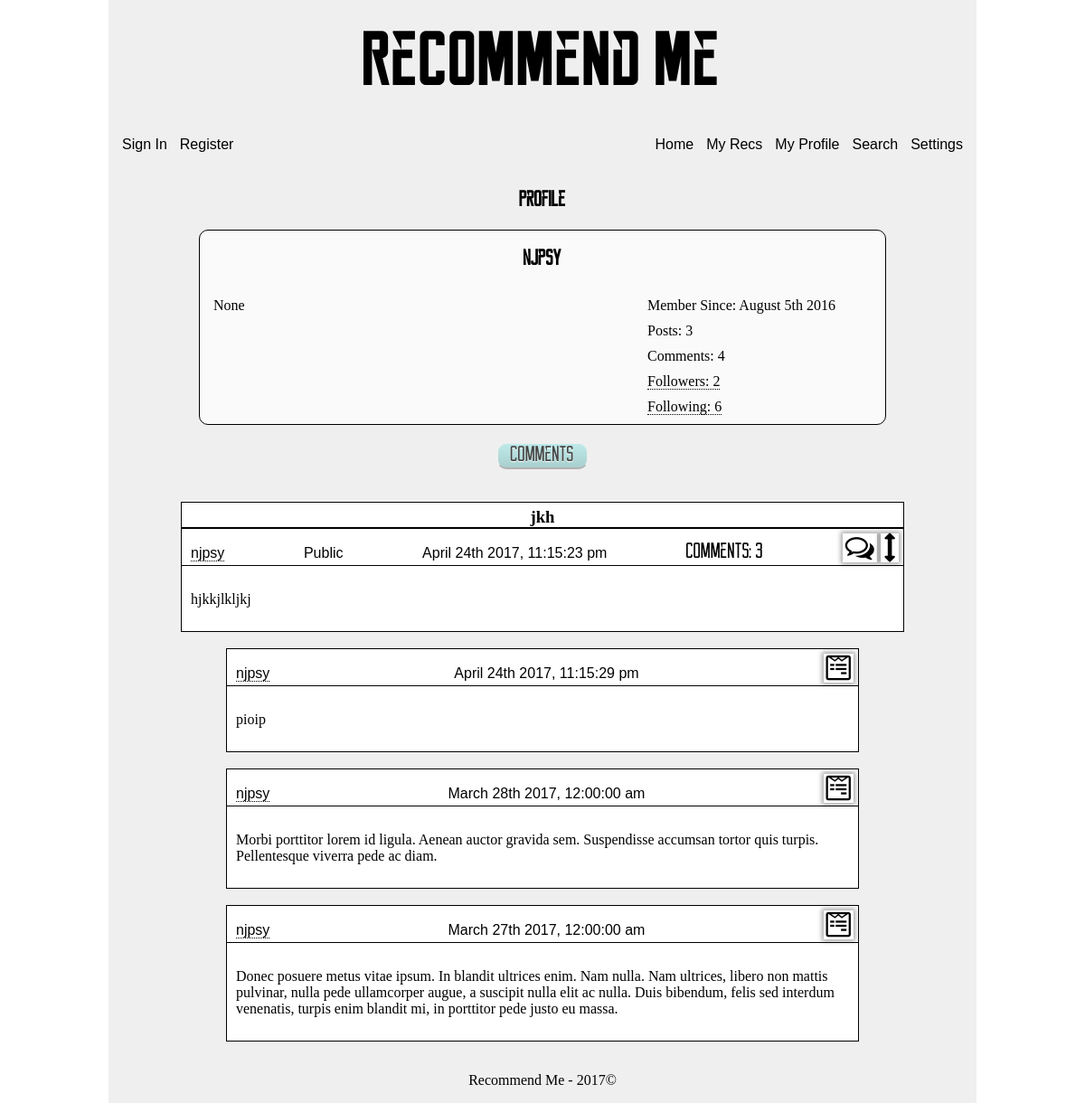
Page /personal/profile/2 on the earlier database version.
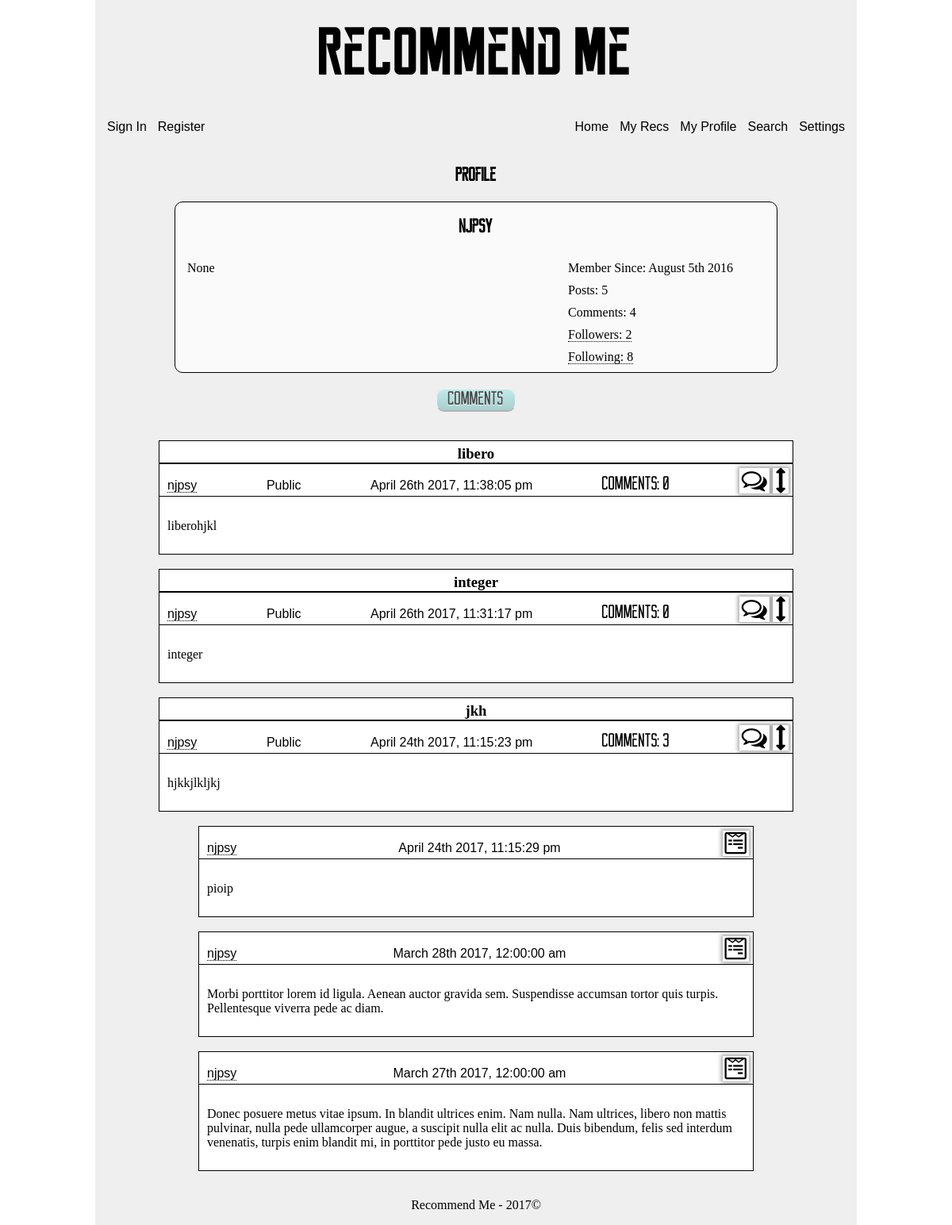
Same page on the later database version.
### app/models.py (models this page shows, shortened)
class User(UserMixin, db.Model):
    __tablename__ = 'user'
    id = db.Column(db.INTEGER, primary_key=True)
    username = db.Column(db.String, unique=True, index=True)
    email = db.Column(db.String, unique=True, index=True)
    about_me = db.Column(db.TEXT)
    api = db.Column(db.String())
    confirmed = db.Column(db.BOOLEAN, default=False)
    display = db.Column(db.INTEGER, default=10)
    invalid_logins = db.Column(db.INTEGER, default=0)
    last_login = db.Column(db.DATETIME, default=datetime.utcnow)
    member_since = db.Column(db.DATETIME, default=datetime.utcnow)
    password_hash = db.Column(db.String(128))
    role_id = db.Column(db.INTEGER, db.ForeignKey('role.id'))
    updates = db.Column(db.BOOLEAN, default=True)
    role = db.relationship('Role', backref=backref('user', lazy='dynamic'))
    @property
    def password(self):
        raise AttributeError('password is hashed')

class Recommendation(db.Model):
    __tablename__ = 'recommendation'
    id = db.Column(db.INTEGER, primary_key=True)
    made_private = db.Column(db.BOOLEAN, default=False)
    new_comment = db.Column(db.BOOLEAN, default=False)
    text = db.Column(db.TEXT)
    timestamp = db.Column(db.DATETIME, index=True, default=datetime.utcnow)
    title = db.Column(db.String(64))
    user_id = db.Column(db.INTEGER, db.ForeignKey('user.id'))
    verification = db.Column(db.INTEGER)
    user = db.relationship('User', backref=backref('recommendation', lazy='dynamic'))
    def prepare_comments(self):
        prep_query = self.comment\
            .filter(Comment.verification > 0)\
            .order_by(desc(Comment.timestamp))
        d_c = prep_query\
            .paginate(1, per_page=5, error_out=False)
        count = prep_query.count()
        return (d_c, count)

class Comment(db.Model):
    __tablename__ = 'comment'
    id = db.Column(db.INTEGER, primary_key=True)
    recommendation_id = db.Column(db.INTEGER, db.ForeignKey('recommendation.id'))
    text = db.Column(db.TEXT)
    timestamp = db.Column(db.DATETIME, index=True, default=datetime.utcnow)
    user_id = db.Column(db.INTEGER, db.ForeignKey('user.id'))
    verification = db.Column(db.INTEGER, default=1)
    recommendation = db.relationship('Recommendation', backref=backref('comment', lazy='dynamic'))
    user = db.relationship('User', backref=backref('comment', lazy='dynamic'))

### app/personal/views.py (the view, shortened to what this page needs)
@personal.route('/profile')
@personal.route('/profile/<int:id>')
def profile(id=-1):
    if id == -1:
        if current_user.is_authenticated:
            id = current_user.id
        else:
            return redirect(url_for('auth.login', next='personal/profile'))
    user = User.query.get(int(id))
    if user is None:
        abort(404)
    com_count = 0
    rec_count = 0
    ver_case = case([(db.true() if current_user.id==id else db.false(), 0),], else_=1)
    display_recs = db.session.query(Recommendation, Relationship)\
        .outerjoin(Relationship, and_(
            Relationship.following == Recommendation.user_id,
            Relationship.follower == current_user.id)
        )\
        .filter(Recommendation.verification>=ver_case, Recommendation.user_id==id)\
        .order_by(desc(Recommendation.timestamp))
    display_comments = user.comment\
        .filter(Comment.verification>0)\
        .order_by(desc(Comment.timestamp))
    display_recs = display_recs\
        .paginate(1, per_page=current_user.display, error_out=False)
    display_comments = display_comments\
        .paginate(1, per_page=current_user.display, error_out=False)
    return render_template('personal/profile.html', user=user, display=display_recs,
        d_c=display_comments, com_count = com_count, rec_count=rec_count)

### app/auth/views.py (called while the page is built)
@auth.before_app_request
def before_request():
    if current_user.is_authenticated and not current_user.confirmed \
        and request.endpoint[:5] != 'auth.' and request.endpoint != 'static':
        return redirect(url_for('auth.unconfirmed'))

### app/models.py (called while the page is built)
    def is_moderator(self):
        return False

### manage.py (called while the page is built)
@app.url_defaults
def hashed_static_file(endpoint, values):
    if 'static' == endpoint or endpoint.endswith('.static'):
        filename = values.get('filename')
        if filename:
            blueprint = request.blueprint
            if '.' in endpoint:  # blueprint
                blueprint = endpoint.rsplit('.', 1)[0]
            static_folder = app.static_folder
            if blueprint and app.blueprints[blueprint].static_folder:
                static_folder = app.blueprints[blueprint].static_folder
            fp = os.path.join(static_folder, filename)
            if os.path.exists(fp):
                values['_'] = int(os.stat(fp).st_mtime)

### app/templates/personal/profile.html (shortened to what this page needs)
<!DOCTYPE html>
{% extends 'abstract/one-column.html' %}
{% block head %}
  {{super()}}
  <link href="{{url_for('static', filename='css/personal/profile.css')}}" type='text/css', rel='stylesheet'/>
{% endblock %}
{% block maincontent %}
  <h2>Profile</h2>
  <div class='profile-box'>
    <h2>{{user.username}}</h2>
    <div class='profile-left'>
      <p class='post-text'>{{user.about_me}}</p>
    </div>
    <div class='profile-right'>
      <p>Member Since: {{moment(user.member_since).format("MMMM Do YYYY")}}</p>
      <p>Posts: {{user.recommendation.count()}}</p>
      <p>Comments: {{user.comment.count()}}</p>
      <p>
        <a href="{{url_for('personal.followers', id=user.id)}}">
          Followers: <span class='follower-count'>{{user.follower.count()}}</span>
        </a>
      </p>
      <p>
        <a href="{{url_for('personal.following', id=user.id)}}">
          Following: {{user.following.count()}}
        </a>
      </p>
    </div>
  </div>
  <div class='button-div'>
    <button class='reckoner button-width-set' id='submit'>Comments</button>
  </div>
  {% endblock %}
{% block supplemental %}
  <br/>
  <br/>
  {{rec_macro.initialize_recs(display, moment, current_user)}}
  {{comment_macro.initialize_comments(d_c, moment, current_user)}}
{% endblock %}

### app/templates/abstract/one-column.html
<!DOCTYPE html>
{% extends 'abstract/base.html' %}
{% block content %}
  <div id='maincontent-one'>
    {% block maincontent %}
    {% endblock %}
  </div>
  <div id='supplemental'>
    {% block supplemental %}
    {% endblock %}
  </div>
{% endblock %}

### app/templates/abstract/base.html (shortened to what this page needs)
<!DOCTYPE html>
<html lang='en'>
  {% import 'macros/comment-macro.html' as comment_macro %}
  {% import 'macros/flash-macro.html' as flash_macro %}
  {% import 'macros/relationship-macro.html' as relationship_macro %}
  {% import 'macros/rec-macro.html' as rec_macro %}
  {% if current_user.is_moderator %}
    {% import 'macros/moderator/mod-comment-macro.html' as mod_comment_macro %}
    {% import 'macros/moderator/mod-rec-macro.html' as mod_rec_macro %}
  {% endif %}
  <head>
    {% block head %}
      <link href="{{url_for('static', filename='css/abstract/base.css')}}" type='text/css' rel='stylesheet'/>
      <link href="{{url_for('static', filename='css/macros/flash.css')}}" type='text/css' rel='stylesheet'/>
      <link href="{{url_for('static', filename='css/abstract/rec-comment.css')}}" type='text/css', rel='stylesheet'/>
      <link href="{{url_for('static', filename='css/abstract/form.css')}}" type='text/css', rel='stylesheet'/>
      <link href="{{url_for('static', filename='css/speciality/font-awesome.min.css')}}" type='text/css', rel='stylesheet'/>
    {% endblock %}
  </head>
  <body>
    <header>
      {% block header %}
        <hgroup>
          <h1>Recommend Me</h1>
        </hgroup>
        <nav>
          <ul class='sign-in'>
            {% if current_user.is_authenticated %}
              <p>{{current_user.username}}</p>
              <a href="{{url_for('auth.logout')}}">Sign Out</a>
            {% else %}
              <a href="{{url_for('auth.login')}}">Sign In</a>
              <a href="{{url_for('auth.subscribe')}}">Register</a>
            {% endif %}
          </ul>
          <ul class='nav-bar'>
            <li><a href="{{url_for('main.index')}}">Home</a></li>
            <li><a href="{{url_for('personal.post')}}">My Recs</a></li>
            <div class='submenu-container'>
              <li class='submenu-header'><a href="{{url_for('personal.profile')}}">My Profile</a></li>
            </div>
            <div class='submenu-container'>
              <li class='submenu-header'><a href="{{url_for('main.search')}}">Search</a></li>
            </div>
            <div class='submenu-container'>
              <li class='submenu-header'><a href="{{url_for('personal.update', next=request.url)}}">Settings</a></li>
            </div>
          </ul>
        </nav>
      {% endblock %}
    </header>
    <div id='content'>
      {% block content %}
      {% endblock %}
    </div>
    <footer>
      {% block footer %}
        <p>Recommend Me - 2017&#169</p>
      {% endblock %}
    </footer>
  </body>
</html

### app/templates/macros/comment-macro.html (shortened to what this page needs)
{% macro render_comment(com, moment, current_user, link=request.url) %}
  <div class='single-post'>
    <div class='post-header'>
      <ul class='post-header-list'>
        <li>
          <a href="{{url_for('personal.profile', id=com.user_id)}}">
            {{com.user.username}}
          </a>
        </li>
        <li>
          {{moment(com.timestamp).format('MMMM Do YYYY, h:mm:ss a')}}
        </li>
        <li>
          <a class='icon-link' href="{{url_for('main.highlight', id=com.recommendation_id)}}">
            <i class='font-link fa fa-wpforms fa-2x'></i>
          </a>
        </li>
      </ul>
    </div>
    <p class='post-text'>
      {{com.text}}
    </p>
  </div>
  <br/>
{% endmacro %}
{% macro initialize_comments(d_c, moment, current_user, link=request.url) %}
  <div class='list-comments'>
    {{ajax(d_c, moment, current_user, link)}}
  </div>
{% endmacro %}
{% macro ajax(d_c, moment, current_user, link=request.url) %}
  {% for com in d_c.items %}
    {{render_comment(com, moment, current_user, link)}}
  {% endfor %}
{% endmacro %}

### app/templates/macros/relationship-macro.html (shortened to what this page needs)
{% import 'macros/rec-macro.html' as rec_macro %}

### app/templates/macros/rec-macro.html (shortened to what this page needs)
{% import 'macros/comment-macro.html' as comment_macro %}
{% macro render_rec(rec2, count, moment, current_user, attributes=True, link=request.url) %}
  <div class='single-post'>
    {% set rec, follow = rec2 %}
    <a href="{{url_for('main.highlight', id=rec.id)}}">
      <h3 class='rec-title'>{{rec.title}}</h3>
    </a>
    <div class='post-header'>
      <ul class='post-header-list'>
        <li>
          <a href="{{url_for('personal.profile', id=rec.user_id)}}">
            {{rec.user.username}}
          </a>
        </li>
        <li>
          {% if rec.verification != 0 %}
            Public
          {% else %}
            Private
          {% endif %}
        </li>
        <li>
          {{moment(rec.timestamp).format('MMMM Do YYYY, h:mm:ss a')}}
        </li>
        <li class='reckoner'>
          Comments: {{count}}
        </li>
        {% if attributes or rec.user_id==current_user.id %}
          <li>
            {% if attributes %}
              <i id='{{rec.id}}' class='{{link}} font-link toggle-comments fa fa-comments-o fa-2x'></i>
              <i class='font-link toggle-show fa fa-arrows-v fa-2x'></i>
            {% endif %}
          </li>
        {% endif %}
      </ul>
    </div>
    <p class='post-text'>
      {{rec.text}}
    </p>
  </div>
  <br/>
{% endmacro %}
{% macro initialize_recs(display, moment, current_user, attributes=True) %}
  <div class='list-recs'>
    {{ajax(display, moment, current_user, attributes)}}
  </div>
{% endmacro %}
{% macro ajax(display, moment, current_user, attributes=True, link=request.url) %}
  {% for rec in display.items %}
    {{single_rec(rec, moment, current_user, attributes, link, in_comments=True)}}
  {% endfor %}
{% endmacro %}
{% macro single_rec(rec, moment, current_user, attributes=True, link=request.url, in_comments=True) %}
  {% set comments, count = rec[0].prepare_comments() %}
  {{render_rec(rec, count, moment, current_user, attributes, link)}}
{% endmacro %}

### app/templates/macros/moderator/mod-comment-macro.html (shortened to what this page needs)
{% import 'macros/comment-macro.html' as comment_macro %}

### app/templates/macros/moderator/mod-rec-macro.html (shortened to what this page needs)
{% import 'macros/rec-macro.html' as rec_macro %}

### app/static/css/abstract/base.css (style rules this page uses)
body { font-family: Georgia, 'Times New Roman', serif; margin: 0px auto; width: 960px; }
header, #content, footer { background-color: #efefef; }
#content, footer { height: 100%; overflow: auto; }
#maincontent-one, .w760 { margin: 0px 100px; width: 760px; }
header { padding: 10px 10px 15px 10px; }
footer { clear: both; text-align: center; }
a { border-bottom: 1px dotted black; color: inherit; text-decoration: none; }
hgroup { font-family: 'reckoner_bold', Impact, fantasy; font-size: 32pt; text-align: center; }
h1 { margin: 20px 0 20px 0; }
h2 { font-family: 'reckoner', Impact, fantasy; font-size: 24px; text-align: center; }
.sign-in { float: left; padding-left: 0; }
nav { height: 40px; }
.nav-bar { float: right; position: relative; }
li { display: inline; font-family: sans-serif; }
nav a { border-bottom: none; color: inherit; font-family: sans-serif; padding: 5px; text-decoration: none; }
.submenu-container { display: inline-block; position: relative; }
.reckoner { font-family: 'reckoner', Impact, fantasy; font-size: 24px; }
.icon-link, .icon-link:hover { border: 0px; }

### app/static/css/abstract/rec-comment.css (style rules this page uses)
.list-recs { margin: 0px auto; width: 800px; }
.inline-comments, .list-comments { margin: 0 auto; width: 700px; }
.single-post { background-color: white; border: 1px solid black; clear: both; }
.rec-title { border-bottom: 2px solid black; margin: 0 0 5px 0; padding-top: 5px; text-align: center; }
.post-header { border-bottom: 1px solid black; padding: 0 5px 0 5px; }
.post-header-list { height: 30px; margin: 5px 0 5px 0; padding-left: 5px; text-align: justify; }
.post-header-list:after { content: ''; display: inline-block; width: 100%; }
.post-header li { display: inline-block; }
.font-link { box-shadow: 0 0 5px 2px rgba(0,0,0,.35); cursor: pointer; padding: 0 3px 0 3px; }
.post-text { margin-top: 0px; padding: 10px; white-space: pre-line; }

### app/static/css/abstract/form.css (style rules this page uses)
.button, .edit-button, #submit { background: -webkit-gradient(linear, left top, left bottom, from(#beeae9), to(#a8cfce)); background: -moz-linear-gradient(top, #beeae9, #a8cfce); background: -o-linear-gradient(top, #beeae9, #a8cfce); background: -ms-linear-gradient(top, #beeae9, #a8cfce); background-color: #b9e4e3; border: 1px solid #efefef; border-bottom: 2px solid #b2b2b2; border-radius: 10px; color: #444444; text-shadow: 0px 1px 1px #fff; }
.button-width-set { display: block; margin: 0 auto; width: 100px; }

### app/static/css/personal/profile.css (style rules this page uses)
.profile-box { background-color: #fafafa; border: 1px solid black; border-radius: 10px; margin: 0 0 20px 0; overflow: auto; }
.profile-left { float: left; width: 480px; }
.profile-right { float: left; width: 250px; }
.profile-left>p, .profile-right>p { margin: 10px; padding: 0 0 0 5px; }

Differences in the rows shown:
added Recommendation: title "libero", user.username "njpsy", verification "Public", timestamp "April 26th 2017, 11:38:05 pm", count "0", text "liberohjkl"
added Recommendation: title "integer", user.username "njpsy", verification "Public", timestamp "April 26th 2017, 11:31:17 pm", count "0", text "integer"
Other differences:
{{ user.recommendation.count() }}: "3" → "5"
{{ user.following.count() }}: "6" → "8"
